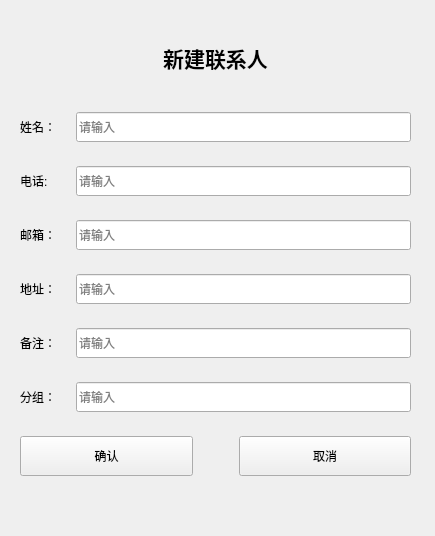
<?xml version="1.0" encoding="UTF-8"?>
<ui version="4.0">
 <class>page_edit</class>
 <widget class="QWidget" name="page_edit">
  <property name="geometry">
   <rect>
    <x>0</x>
    <y>0</y>
    <width>435</width>
    <height>536</height>
   </rect>
  </property>
  <property name="windowTitle">
   <string>新建联系人</string>
  </property>
  <property name="windowIcon">
   <iconset resource="res.qrc">
    <normaloff>:/photoes/002.png</normaloff>:/photoes/002.png</iconset>
  </property>
  <widget class="QWidget" name="">
   <property name="geometry">
    <rect>
     <x>20</x>
     <y>10</y>
     <width>391</width>
     <height>491</height>
    </rect>
   </property>
   <layout class="QVBoxLayout" name="verticalLayout">
    <item>
     <widget class="QLabel" name="label_7">
      <property name="minimumSize">
       <size>
        <width>0</width>
        <height>60</height>
       </size>
      </property>
      <property name="maximumSize">
       <size>
        <width>16777215</width>
        <height>60</height>
       </size>
      </property>
      <property name="text">
       <string>&lt;html&gt;&lt;head/&gt;&lt;body&gt;&lt;p align=&quot;center&quot;&gt;&lt;span style=&quot; font-size:16pt; font-weight:600;&quot;&gt;新建联系人&lt;/span&gt;&lt;/p&gt;&lt;/body&gt;&lt;/html&gt;</string>
      </property>
      <property name="alignment">
       <set>Qt::AlignCenter</set>
      </property>
     </widget>
    </item>
    <item>
     <layout class="QHBoxLayout" name="horizontalLayout">
      <item>
       <widget class="QLabel" name="label">
        <property name="minimumSize">
         <size>
          <width>50</width>
          <height>30</height>
         </size>
        </property>
        <property name="maximumSize">
         <size>
          <width>50</width>
          <height>30</height>
         </size>
        </property>
        <property name="text">
         <string>姓名：</string>
        </property>
       </widget>
      </item>
      <item>
       <widget class="QLineEdit" name="lineEdit">
        <property name="minimumSize">
         <size>
          <width>0</width>
          <height>30</height>
         </size>
        </property>
        <property name="maximumSize">
         <size>
          <width>16777215</width>
          <height>30</height>
         </size>
        </property>
        <property name="placeholderText">
         <string>请输入</string>
        </property>
       </widget>
      </item>
     </layout>
    </item>
    <item>
     <layout class="QHBoxLayout" name="horizontalLayout_2">
      <item>
       <widget class="QLabel" name="label_2">
        <property name="minimumSize">
         <size>
          <width>50</width>
          <height>30</height>
         </size>
        </property>
        <property name="maximumSize">
         <size>
          <width>50</width>
          <height>30</height>
         </size>
        </property>
        <property name="text">
         <string>电话:</string>
        </property>
       </widget>
      </item>
      <item>
       <widget class="QLineEdit" name="lineEdit_2">
        <property name="minimumSize">
         <size>
          <width>0</width>
          <height>30</height>
         </size>
        </property>
        <property name="maximumSize">
         <size>
          <width>16777215</width>
          <height>30</height>
         </size>
        </property>
        <property name="placeholderText">
         <string>请输入</string>
        </property>
       </widget>
      </item>
     </layout>
    </item>
    <item>
     <layout class="QHBoxLayout" name="horizontalLayout_3">
      <item>
       <widget class="QLabel" name="label_3">
        <property name="minimumSize">
         <size>
          <width>50</width>
          <height>30</height>
         </size>
        </property>
        <property name="maximumSize">
         <size>
          <width>50</width>
          <height>30</height>
         </size>
        </property>
        <property name="text">
         <string>邮箱：</string>
        </property>
       </widget>
      </item>
      <item>
       <widget class="QLineEdit" name="lineEdit_3">
        <property name="minimumSize">
         <size>
          <width>0</width>
          <height>30</height>
         </size>
        </property>
        <property name="maximumSize">
         <size>
          <width>16777215</width>
          <height>30</height>
         </size>
        </property>
        <property name="placeholderText">
         <string>请输入</string>
        </property>
       </widget>
      </item>
     </layout>
    </item>
    <item>
     <layout class="QHBoxLayout" name="horizontalLayout_4">
      <item>
       <widget class="QLabel" name="label_4">
        <property name="minimumSize">
         <size>
          <width>50</width>
          <height>30</height>
         </size>
        </property>
        <property name="maximumSize">
         <size>
          <width>50</width>
          <height>30</height>
         </size>
        </property>
        <property name="text">
         <string>地址：</string>
        </property>
       </widget>
      </item>
      <item>
       <widget class="QLineEdit" name="lineEdit_4">
        <property name="minimumSize">
         <size>
          <width>0</width>
          <height>30</height>
         </size>
        </property>
        <property name="maximumSize">
         <size>
          <width>16777215</width>
          <height>30</height>
         </size>
        </property>
        <property name="placeholderText">
         <string>请输入</string>
        </property>
       </widget>
      </item>
     </layout>
    </item>
    <item>
     <layout class="QHBoxLayout" name="horizontalLayout_5">
      <item>
       <widget class="QLabel" name="label_5">
        <property name="minimumSize">
         <size>
          <width>50</width>
          <height>30</height>
         </size>
        </property>
        <property name="maximumSize">
         <size>
          <width>50</width>
          <height>30</height>
         </size>
        </property>
        <property name="text">
         <string>备注：</string>
        </property>
       </widget>
      </item>
      <item>
       <widget class="QLineEdit" name="lineEdit_5">
        <property name="minimumSize">
         <size>
          <width>0</width>
          <height>30</height>
         </size>
        </property>
        <property name="maximumSize">
         <size>
          <width>16777215</width>
          <height>30</height>
         </size>
        </property>
        <property name="placeholderText">
         <string>请输入</string>
        </property>
       </widget>
      </item>
     </layout>
    </item>
    <item>
     <layout class="QHBoxLayout" name="horizontalLayout_6">
      <item>
       <widget class="QLabel" name="label_6">
        <property name="minimumSize">
         <size>
          <width>50</width>
          <height>30</height>
         </size>
        </property>
        <property name="maximumSize">
         <size>
          <width>50</width>
          <height>30</height>
         </size>
        </property>
        <property name="text">
         <string>分组：</string>
        </property>
       </widget>
      </item>
      <item>
       <widget class="QLineEdit" name="lineEdit_6">
        <property name="minimumSize">
         <size>
          <width>0</width>
          <height>30</height>
         </size>
        </property>
        <property name="maximumSize">
         <size>
          <width>16777215</width>
          <height>30</height>
         </size>
        </property>
        <property name="placeholderText">
         <string>请输入</string>
        </property>
       </widget>
      </item>
     </layout>
    </item>
    <item>
     <layout class="QHBoxLayout" name="horizontalLayout_7">
      <item>
       <widget class="QPushButton" name="pushButton">
        <property name="minimumSize">
         <size>
          <width>0</width>
          <height>40</height>
         </size>
        </property>
        <property name="maximumSize">
         <size>
          <width>16777215</width>
          <height>40</height>
         </size>
        </property>
        <property name="text">
         <string>确认</string>
        </property>
       </widget>
      </item>
      <item>
       <spacer name="horizontalSpacer">
        <property name="orientation">
         <enum>Qt::Horizontal</enum>
        </property>
        <property name="sizeType">
         <enum>QSizePolicy::Minimum</enum>
        </property>
        <property name="sizeHint" stdset="0">
         <size>
          <width>40</width>
          <height>20</height>
         </size>
        </property>
       </spacer>
      </item>
      <item>
       <widget class="QPushButton" name="pushButton_2">
        <property name="minimumSize">
         <size>
          <width>0</width>
          <height>40</height>
         </size>
        </property>
        <property name="maximumSize">
         <size>
          <width>16777215</width>
          <height>40</height>
         </size>
        </property>
        <property name="text">
         <string>取消</string>
        </property>
       </widget>
      </item>
     </layout>
    </item>
   </layout>
  </widget>
 </widget>
 <resources>
  <include location="res.qrc"/>
 </resources>
 <connections/>
</ui>
